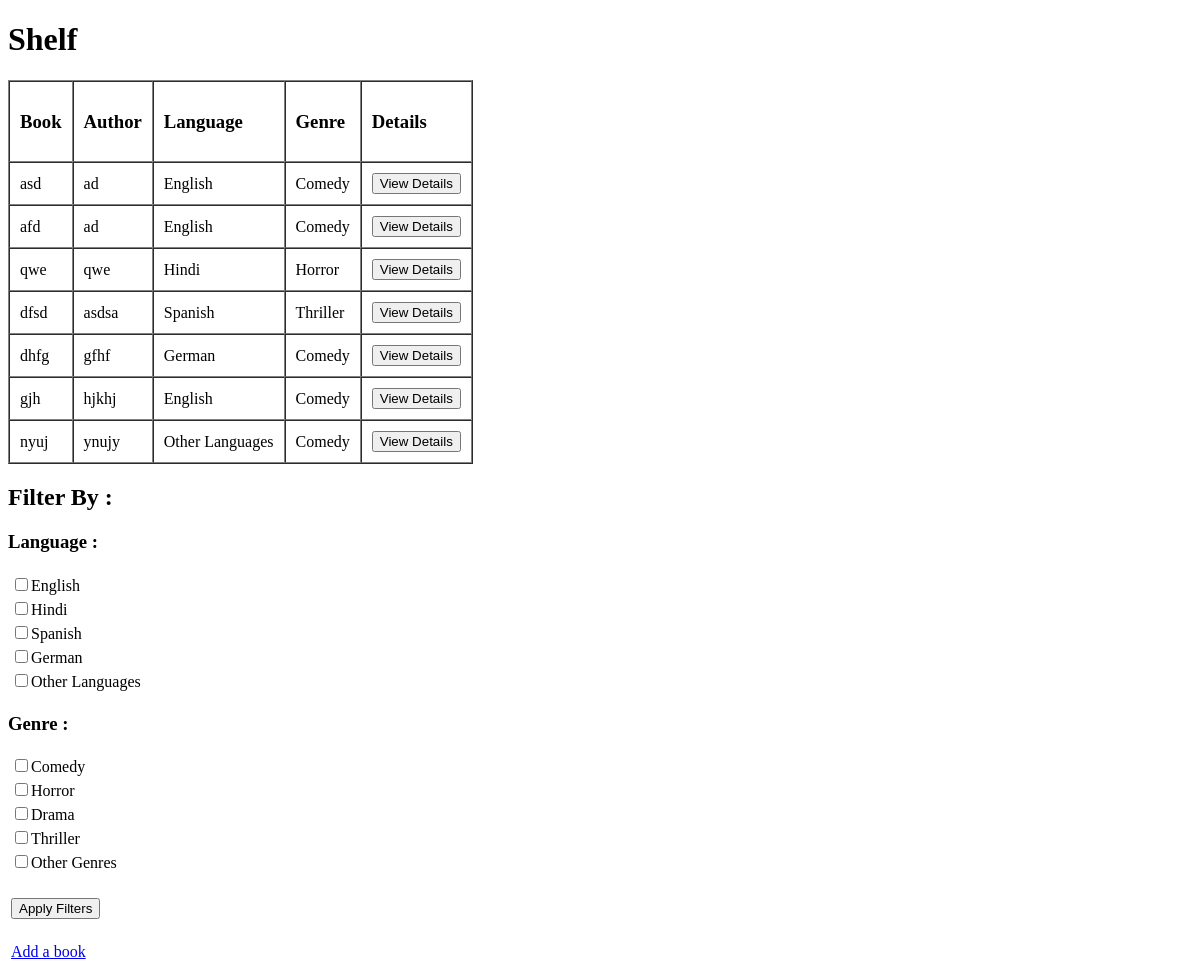
The page /display/ on the database as committed earlier.
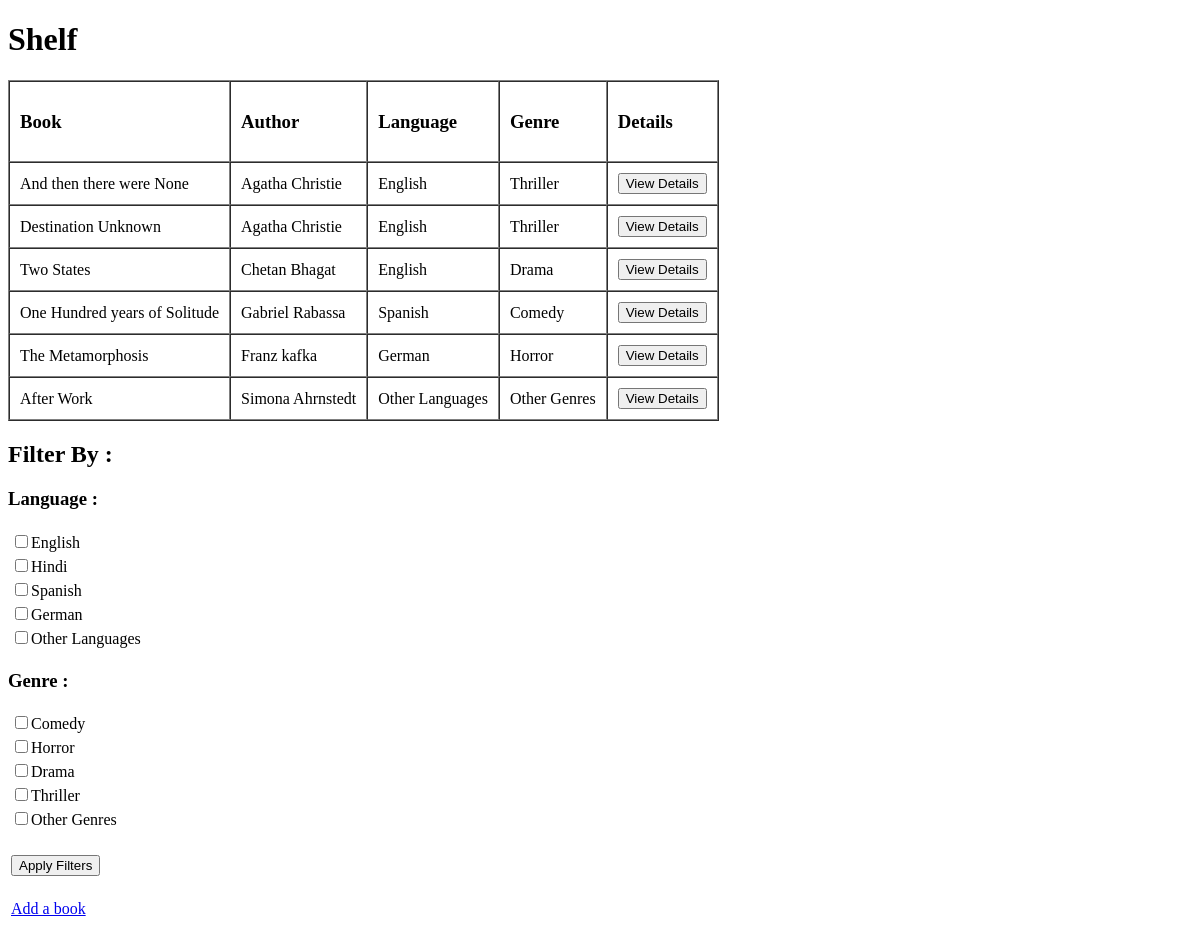
The same page on the database as committed later.
### shelf/models.py (models this page shows, shortened)
class Book(models.Model):
    name=models.CharField(max_length=255)
    author=models.CharField(max_length=255)
    language=models.CharField(max_length=255)
    genre=models.CharField(max_length=255)
    book_id = models.CharField(max_length=1000)
    details=models.TextField()

### shelf/views.py (the view, shortened to what this page needs)
# urls.py: path("display/", display.as_view(), name='display'),
class display(DetailView):
    def get(self, request, *args, **kwargs):
        book = Book.objects.all()
        return render(request, 'shelf/display.html', {'books': book})

### shelf/templates/shelf/display.html (shortened to what this page needs)
<!DOCTYPE html>
<html lang="en">
<head>
</head>
<body>
    <h1>Shelf</h1>
    <form method="POST" action = '{% url "detail" %}'>
        <table border="1" cellpadding="10" cellspacing="0">
            <tr>
                <td>
                    <h3>Book</h3>
                </td>
                <td>
                    <h3>Author</h3>
                </td>
                <td>
                    <h3>Language</h3>
                </td>
                <td>
                    <h3>Genre</h3>
                </td>
                <td>
                    <h3>Details</h3>
                </td>
            </tr>
            {% for i in books %}
            <tr>
                <td>
                    {{ i.name }}
                </td>
                <td>
                    {{ i.author }}
                </td>
                <td>
                    {{ i.language }}
                </td>
                <td>
                    {{ i.genre }}
                </td>
                <td>
                    <button type="submit" name="book" value={{i.book_id}}>View Details</button>
                </td>
            </tr>
            {% endfor %}
        </table>
    </form>
    <form method = "POST" action = '{% url "display" %}'>
        <h2>Filter By : </h2>
    <h3>Language : </h3>
    <table>
        <tr>
            <td>
                <input type="checkbox" name="Language" value="English" id="English">English</input>
            </td>
        </tr>
        <tr>
            <td>
                <input type="checkbox" name="Language" value="Hindi" id="Hindi">Hindi</input>
            </td>
        </tr>
        <tr>
            <td>
                <input type="checkbox" name="Language" value="Spanish" id="Spanish">Spanish</input>
            </td>
        </tr>
        <tr>
            <td>
                <input type="checkbox" name="Language" value="German" id="German">German</input>
            </td>
        </tr>
        <tr>
            <td>
                <input type="checkbox" name="Language" value="Other Languages" id="Other Languages">Other Languages</input>
            </td>
        </tr>
    </table>
    <h3>Genre : </h3>
    <table>
        <tr>
            <td>
                <input type="checkbox" name="Genre" value="Comedy" id="Comedy">Comedy</input>
            </td>
        </tr>
        <tr>
            <td>
                <input type="checkbox" name="Genre" value="Horror" id="Horror">Horror</input>
            </td>
        </tr>
        <tr>
            <td>
                <input type="checkbox" name="Genre" value="Drama" id="Drama">Drama</input>
            </td>
        </tr>
        <tr>
            <td>
                <input type="checkbox" name="Genre" value="Thriller" id="Thriller">Thriller</input>
            </td>
        </tr>
        <tr>
            <td>
                <input type="checkbox" name="Genre" value="Other Genres" id="Other Genres">Other Genres</input>
            </td>
        </tr>
        <tr>
            <td>
                <br>
            </td>
        </tr>
        <tr>
            <td>
                <input type="submit" name="submit" value="Apply Filters">
            </td>
        </tr>
    </table>
    </form>
    <br>
    <table>
        <tr>
            <td>
                <a href = '{% url "home" %}'>Add a book</a>
            </td>
        </tr>
    </table>
</body>
</html>

Rows that differ between the two databases and show on the page:
removed Book: name "asd", author "ad", language "English", genre "Comedy", {{ i.book_id }} 0 (drawn)
removed Book: name "afd", author "ad", language "English", genre "Comedy", {{ i.book_id }} 0 (drawn)
removed Book: name "qwe", author "qwe", language "Hindi", genre "Horror", {{ i.book_id }} 0 (drawn)
removed Book: name "dfsd", author "asdsa", language "Spanish", genre "Thriller", {{ i.book_id }} 0 (drawn)
removed Book: name "dhfg", author "gfhf", language "German", genre "Comedy", {{ i.book_id }} 0 (drawn)
removed Book: name "gjh", author "hjkhj", language "English", genre "Comedy", {{ i.book_id }} 0 (drawn)
removed Book: name "nyuj", author "ynujy", language "Other Languages", genre "Comedy", {{ i.book_id }} 0 (drawn)
added Book: name "And then there were None", author "Agatha Christie", language "English", genre "Thriller", {{ i.book_id }} 0 (drawn)
added Book: name "Destination Unknown", author "Agatha Christie", language "English", genre "Thriller", {{ i.book_id }} 0 (drawn)
added Book: name "Two States", author "Chetan Bhagat", language "English", genre "Drama", {{ i.book_id }} 0 (drawn)
added Book: name "One Hundred years of Solitude", author "Gabriel Rabassa", language "Spanish", genre "Comedy", {{ i.book_id }} 0 (drawn)
added Book: name "The Metamorphosis", author "Franz kafka", language "German", genre "Horror", {{ i.book_id }} 0 (drawn)
added Book: name "After Work", author "Simona Ahrnstedt", language "Other Languages", genre "Other Genres", {{ i.book_id }} 0 (drawn)
